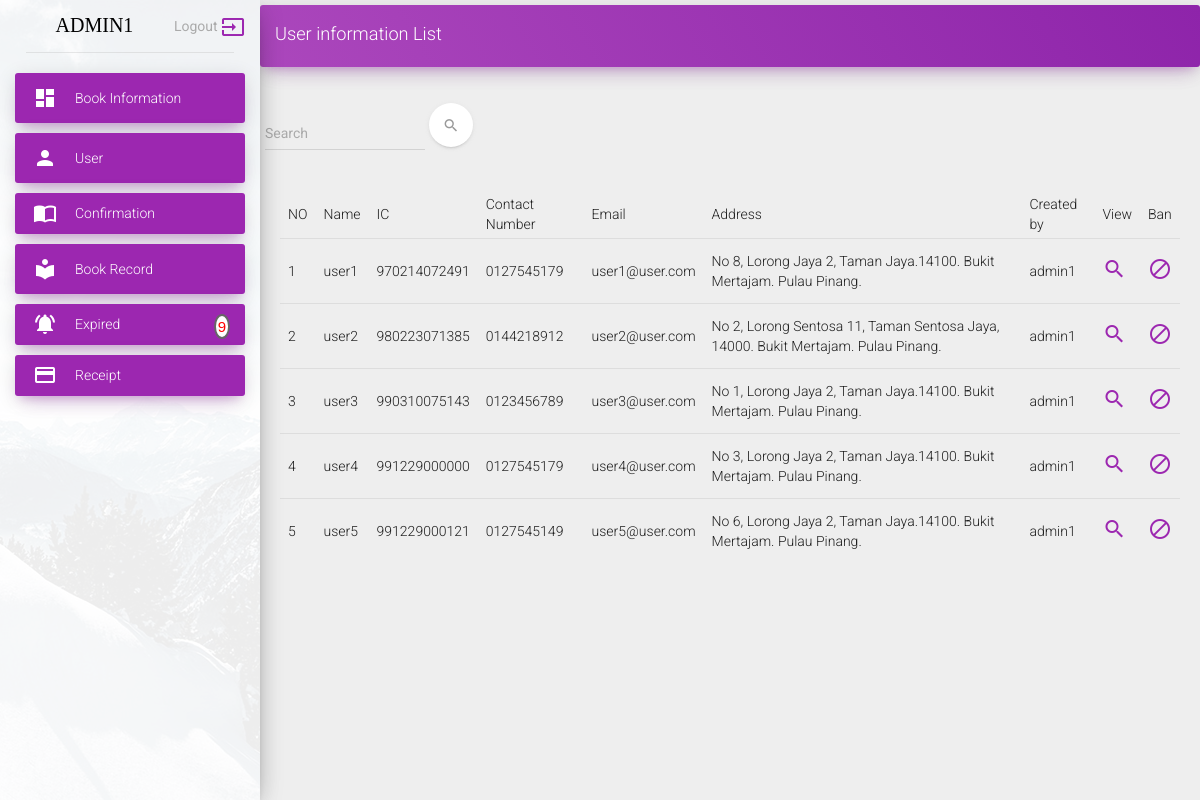
/examples/information_user.php (signed in), run on an earlier commit of the app's database.
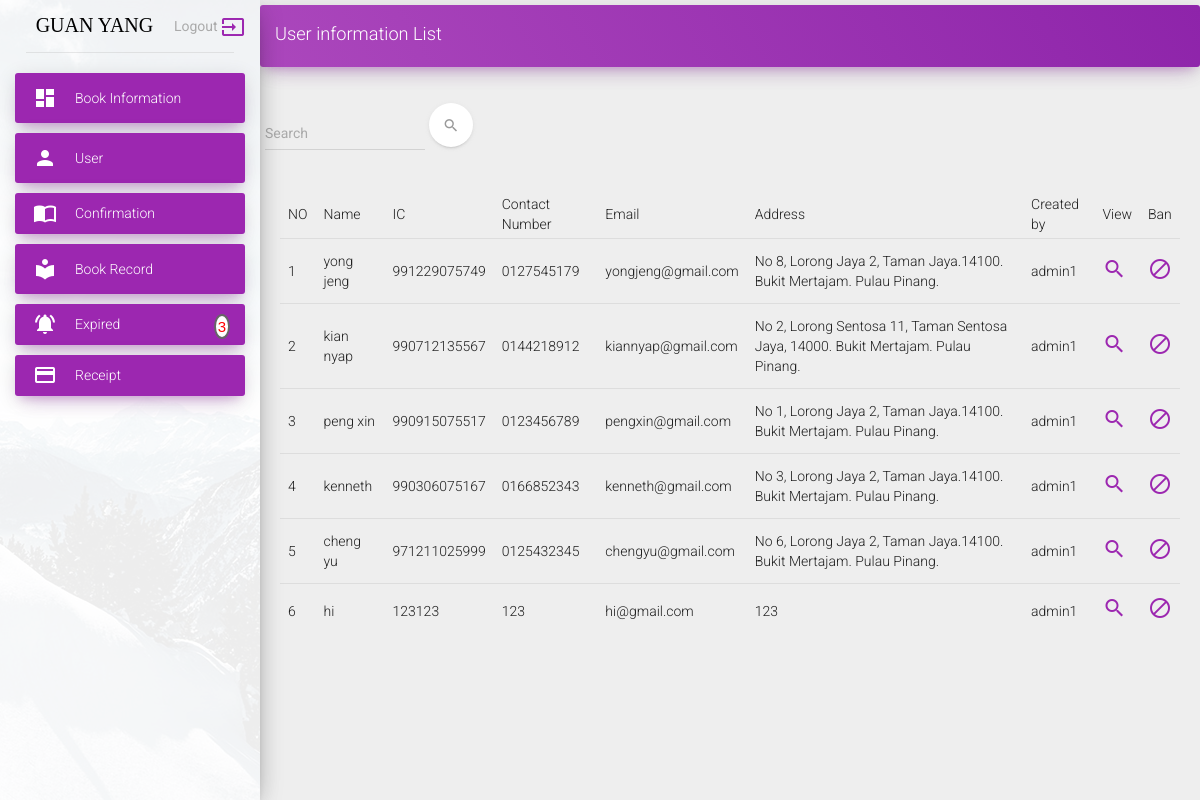
And on a later commit of the database.
### tables this page shows
CREATE TABLE `member` (
  `id` int(11) NOT NULL,
  `username` varchar(50) DEFAULT NULL,
  `password` varchar(50) DEFAULT NULL,
  `name` varchar(50) DEFAULT NULL,
  `email` varchar(50) DEFAULT NULL,
  `phone` varchar(11) DEFAULT NULL,
  `address` varchar(100) DEFAULT NULL,
  `ic` varchar(12) DEFAULT NULL,
  `created_by` varchar(50) DEFAULT NULL,
  `updated_by` varchar(50) DEFAULT NULL,
  `status` varchar(50) DEFAULT 'active'
);

### examples/information_user.php (the view, shortened to what the changed rows need)
<?php
include_once("../connection/db.php");
if(!empty($_GET['search'])){
	  $search = " WHERE ic like '%".$_GET['search']."%'" ;
  }else{
	  $search = "";
  }
$date = date('Y-m-d');
$select_informaion = "SELECT * FROM member".$search."";
$result_member = mysqli_query($conn,$select_informaion);
$select_return = "SELECT * FROM borrow WHERE status = 'return' AND return_date < '".$date."'";
$result_return = mysqli_query($conn,$select_return);
$rows1 = mysqli_num_rows($result_return);
?>
<!doctype html>
<html lang="en">
<head>
    <link href="../assets/css/bootstrap.min.css" rel="stylesheet" />
    <link href="../assets/css/material-dashboard.css?v=1.2.0" rel="stylesheet" />
    <link href="../assets/css/demo.css" rel="stylesheet" />
    <link href="http://maxcdn.bootstrapcdn.com/font-awesome/latest/css/font-awesome.min.css" rel="stylesheet">
</head>
<body>
    <div class="wrapper">
        <div class="sidebar" data-color="purple" data-image="../assets/img/sidebar-1.jpg">
            <?
            include("../sidebar.php");
            ?>
        </div>
        <div class="main-panel">
                 <div class="card card-plain">
                                <div class="card-content table-responsive">
                                    <table class="table table-hover">
                                        <thead>
                                            <th>NO</th>
                                            <th>Name</th>
                                            <th>IC</th>
                                            <th>Contact Number</th>
                                            <th>Email</th>
                                            <th>Address</th>
                                            <th>Created by</th>
                                            <th>View</th>
                                            <th>Ban</th>
                                        </thead>
                                        <tbody id="myTable">
                                        <?php
										 $i_rows = 1;
									     while ($row = mysqli_fetch_assoc($result_member)) {?>
                                            <tr>
                                                <td><?php echo $i_rows++ ?></td>
                                                <td><?php echo $row['name'] ?></td>
                                                <td><?php echo $row['ic'] ?></td>
                                                <td><?php echo $row['phone'] ?></td>
                                                <td><?php echo $row['email'] ?></td>
                                                <td><?php echo $row['address'] ?></td>
                                                <td><?php echo $row['created_by'] ?></td>
                                                <td><a class="material-icons" href='user_edit.php?id=<?php echo
												$row['id']?>'>search</a></td>
                                                <?php if($row['status'] != "delete"){?>
                                                <td><a class="material-icons" href="information_user.php?id=
												<?php echo $row['id'];?>&action=delete" onclick="return confirm
                                                ('Confirm to Ban this Record?')">do_not_disturb_alt</a>
                                                </td>
                                                <?php }?>
                                            </tr>
                                        <?php }?>
                                        </tbody>
                                    </table>
                                </div>
                            </div>
        </div>
    </div>
</body>
</html>

### sidebar.php (shortened to what the changed rows need)
<div class="logo">
    <center>
        <a style="text-transform:uppercase; font-size:20px; color:black; font-family:'Bowlby One SC';" href="dashboard.php">
        <?php echo $_SESSION['name']; ?>
          <span>
          </span>
        </a>
    </center>
</div>
<div class="sidebar-wrapper">
    <ul class="nav">
        <li class="active">
            <a href="return_notifications.php">
                <i class="material-icons text-gray" style="margin-top: -5px;">notifications_active</i>
                <span>Expired</span>
                <?php if(!empty($rows1)){ ?>
                <span style="color:red; float:right;" class="numberCircle"><?php if(!empty($rows1))
				{echo $rows1;}else{"";} ?></span>
                <?php }else{"";}?>
            </a>
        </li>
    </ul>
</div>

What changed in the data, as far as the page shows it:
changed member "No 8, Lorong Jaya 2, Taman Jaya.14100. Bukit Mertajam. Pulau Pinang.": name "user1" → "yong jeng"; ic "970214072491" → "991229075749"; email "user1@user.com" → "yongjeng@gmail.com"
changed member: name "user2" → "kian nyap"; ic "980223071385" → "990712135567"; email "user2@user.com" → "kiannyap@gmail.com"
changed member "No 1, Lorong Jaya 2, Taman Jaya.14100. Bukit Mertajam. Pulau Pinang.": name "user3" → "peng xin"; ic "990310075143" → "990915075517"; email "user3@user.com" → "pengxin@gmail.com"
changed member "No 3, Lorong Jaya 2, Taman Jaya.14100. Bukit Mertajam. Pulau Pinang.": name "user4" → "kenneth"; ic "991229000000" → "990306075167"; phone "0127545179" → "0166852343"; email "user4@user.com" → "kenneth@gmail.com"
changed member "No 6, Lorong Jaya 2, Taman Jaya.14100. Bukit Mertajam. Pulau Pinang.": name "user5" → "cheng yu"; ic "991229000121" → "971211025999"; phone "0127545149" → "0125432345"; email "user5@user.com" → "chengyu@gmail.com"
added member: name "hi", ic "123123", phone "123", email "hi@gmail.com", address "123", created_by "admin1"
Also different on the page:
$_SESSION['name']: "ADMIN1" → "GUAN YANG"
$rows1: "9" → "3"
